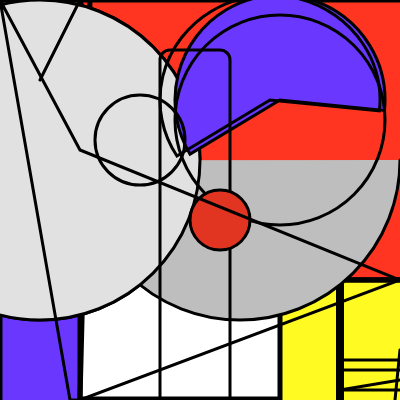
Frame 1 (no input)
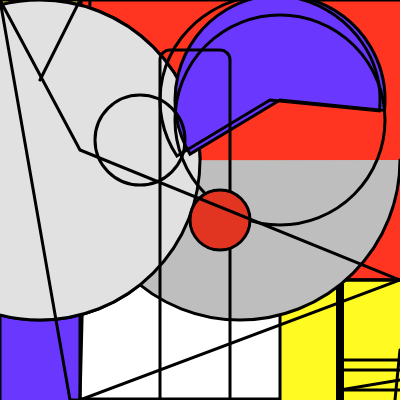
Frame 60 (no input)
Frame 120 (the mouse pressed at the canvas centre since frame 60): identical to frame 60, image omitted

The p5.js sketch that drew these frames (run headless with seeded random() and noise() and a simulated clock; from frame 60 on, the mouse is pressed at the canvas centre):

// p5.js sketch
// ── sketch.js
/**
* Olguta Constantina Nedelcu 
* Arte y Tec: Projecto final, 01/01/21
* Consiste en una imagen que pretende representar un poema flart
*/ 


function setup() {
  createCanvas(400, 400);
  strokeWeight(5);
}

function draw() {
  background(255);
  //Outside Frame
  rect(-1, -1, 400, 400);
    
  //Fill in the blue
  fill(106,55,255);
  rect(0,280,80,400);
  noFill();
  
  //Fill in the red
  fill(255,53,34);
  rect(50,0,400,280);
  noFill();
  
    //Fill in the yellow
  fill(255,250,34);
  rect(1,0,80,100);
  rect(280,280,280,400);
  noFill();
  
  line(90,0,80,400);
  line(0,280,400,280);
  
  //Heavy stroke
  strokeWeight(8);
  line(0,150,80,150);
  line(20,120,80,150);
  line(340,280,340,400);
  strokeWeight(3);
  
  //group of line
  line(340,950,400,350);
  line(340,360,400,360);
  line(340,370,400,370);
  line(340,390,400,380);
  line(340,390,400,390);
  ellipse(40,40,80,80);
  fill(255);
  arc(40, 40, 80, 80, 0,HALF_PI);
  
  //Circle big in white
  fill(255);
  ellipse(40,160,320,320);
  noFill();
  fill(190);
  arc(240, 160, 320, 320, 0, 3.14,OPEN);
  noFill();
  fill(225);
  ellipse(40,160,320,320);

  fill(106,55,255);
  arc(280, 100, 210, 210, 2.6, 0.1,PIE);
  noFill();
  ellipse(280,120,210,210);
  arc(270, 100, 220, 210, 2.6, 0.1,PIE);

 
  rect(160, 50,70, 400, 10, 10, 0, 0);
  fill(225,53,34);
  ellipse(220,220,60,60);
  noFill();
  line(80,0,40,80);
  ellipse(140,140,90,90);
  
  // Try Vertice
  beginShape();
  vertex(0, 0);
  vertex(80, 150);
  vertex(400, 280);
  vertex(80, 400);
  vertex(70, 400);
  endShape(CLOSE);
  
}
